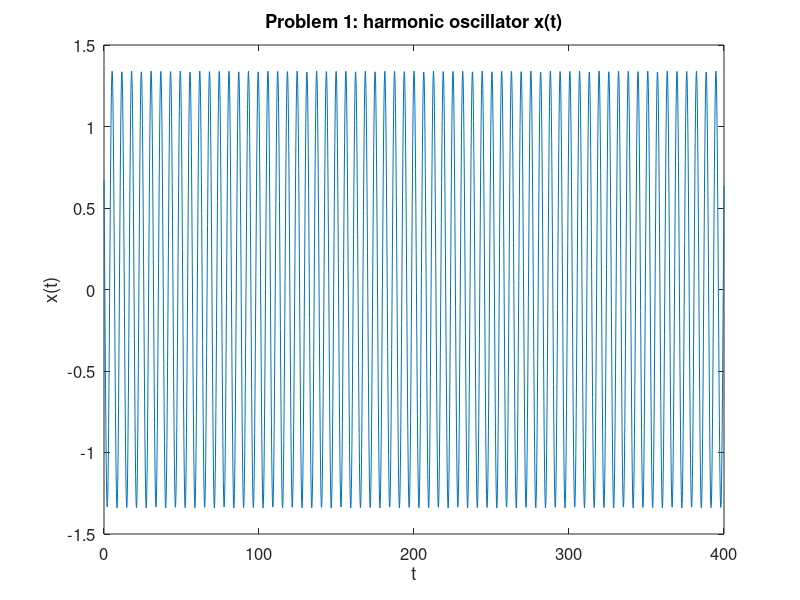

This figure's MATLAB source: (Note: this script raises an error after producing the figure.)
% ASE 389 Orbit Determination
% HW 1 
% Junette Hsin 


%% Problem 1 

t   = linspace( 0, 20, 101 ); 
t   = 0 : 0.2 : 400; 
A   = 1.34; 
phi = pi/3; 
km  = 1; 

x   = A * cos( sqrt( km )*t + phi ); 

name = 'Problem 1: harmonic oscillator x(t)'; 
figure('name', name); 
    plot(t, x); 
    ylabel('x(t)'); 
    xlabel('t'); 
    title(name); 
    set(gca, 'fontsize', 12); 
    
    
%% Problem 2 

y0 = zeros(2,1); 
y0(1) = A * cos(phi); 
y0(2) = - A * sqrt( km ) * sin(phi); 

reltol = 1e-12; 
abstol = 1e-20; 
myoptions   = odeset( 'RelTol', reltol, 'AbsTol', abstol); 
[t, y]      = ode45( @harmoscillator, t, y0, myoptions, km); 

% numerical - analytical 
error = y(:,1)' - x; 

name = 'Problem 2: x(t) error'; 
figure('name', name); 
    plot(t, error); 
    xlabel('t')
    ylabel('numerical - analytical')
    title({name ;
    sprintf('RelTol = %.2e, AbsTol = %.2e ', reltol, abstol) }); 
    set(gca, 'fontsize', 12); 


%% subfunctions 

function dx = harmoscillator( t, x, km )

    dx    = zeros(2, 1); 
    dx(1) = x(2); 
    dx(2) = -km * x(1); 

end 